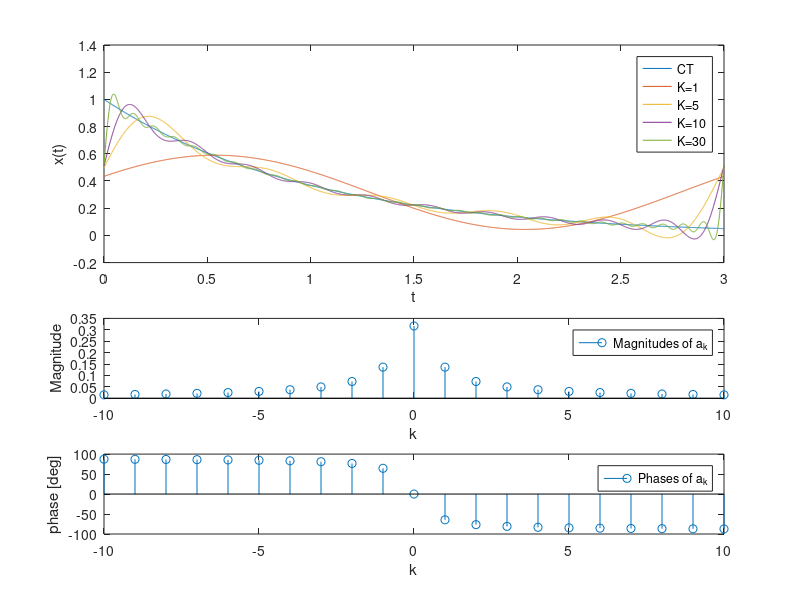

Recreate this plot in MATLAB.
%% Question 1
clear
clc

T = 3;                      % Time period of the signal
t = 0:0.001:T;              % Sampeling rate in the time domain
w = (2.*pi)./T;             % Omega (angular frequency)
K = [1 5 10 30];            % Array of different k ranges to sum over

magnitude = [];             % Array of magnitudes
phase = [];                 % Array of phases

subplot(4,1,[1 2]);

x = exp(-t);                % Original function
plot(t,x);                  % Plot the original x(t) function

hold on;

for n = 1 : length(K)                         % For each element in the K array
    hat = 0;
    for k = (-K(n) : K(n))                    % From the n-th element in K, go from -K to K
        F = @(t)(exp(-t).*exp(-1j.*k.*w.*t)); % Function to be integrateded to calcualte ak 
        ak = 1/T.*integral(F,0,T);            % Definition of ak
        hat = hat + (ak .* exp(1j.*k.*w.*t)); % Compute the fourier series
       
        if K(n) == 10                         % Store the magnitude and phase when k = 10
            magnitude = [magnitude, abs(ak)];
            phase = [phase, rad2deg(angle(ak))];
        end
    end
    plot(t,hat);
end

xlabel('t');
ylabel('x(t)');
legend('CT', 'K=1','K=5','K=10','K=30')
hold off;

% Plot magnitudes
p2 = subplot(4,1,3);
k10 = -10:10;
stem(k10, magnitude);
xlabel(p2,'k');
ylabel(p2,'Magnitude');
legend(p2,'Magnitudes of a_k')

% Plot phases 
p3 = subplot(4,1,4);
k10 = -10:10;
stem(k10, phase);
xlabel(p3,'k');
ylabel(p3,'phase [deg]');
legend(p3,'Phases of a_k');

